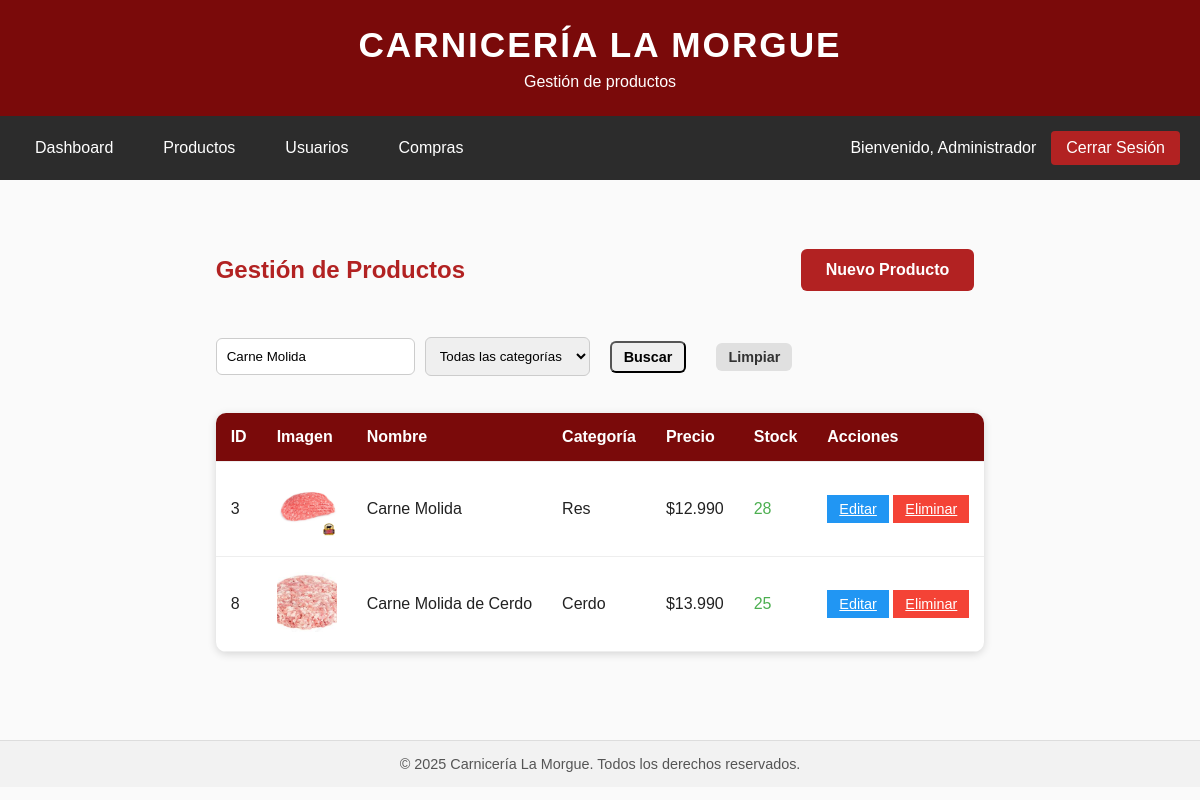
Screenshot of /admin/productos.php?buscar=Carne Molida (signed in) with the database file from the repository.
### tables this page shows
CREATE TABLE `productos` (
  `id` int(11) NOT NULL,
  `nombre` varchar(100) NOT NULL,
  `descripcion` text DEFAULT NULL,
  `precio` decimal(10,2) NOT NULL,
  `categoria` varchar(50) DEFAULT NULL,
  `stock` int(11) NOT NULL CHECK (`stock` >= 0),
  `imagen` varchar(255) DEFAULT NULL
);

### includes/funciones.php (called while the page is built, shortened)
<?php
function formatearPrecio($precio)
{
    return "$" . number_format($precio, 0, ',', '.');
}

### admin/productos.php (the view, shortened to what this page needs)
<?php
require_once "../includes/funciones.php";
$busqueda = isset($_GET['buscar']) ? trim($_GET['buscar']) : '';
$query = "SELECT * FROM productos WHERE 1=1";
$params = [];
$types = "";
if ($busqueda !== '') {
    $query .= " AND (nombre LIKE ? OR descripcion LIKE ?)";
    $busqueda_param = "%$busqueda%";
    $params[] = $busqueda_param;
    $params[] = $busqueda_param;
    $types .= "ss";
}
$query .= " ORDER BY id ASC";
$stmt = $conn->prepare($query);
if (!empty($params)) {
    $stmt->bind_param($types, ...$params);
}
$stmt->execute();
$result = $stmt->get_result();
$productos = [];
while ($row = $result->fetch_assoc()) {
    $productos[] = $row;
}
include "../includes/header.php";
include "../includes/navbar_admin.php";
?>
<main class="admin-main">
    <div class="container">
        <div class="page-header">
            <h2>Gestión de Productos</h2>
            <a href="producto_nuevo.php" class="btn btn-primary">Nuevo Producto</a>
        </div>
        <div class="filters">
            <form method="GET" action="" class="filter-form">
                <input type="text" name="buscar" placeholder="Buscar producto..." value="<?php echo htmlspecialchars($busqueda); ?>">
                <select name="categoria">
                    <option value="">Todas las categorías</option>
                </select>
                <button type="submit" class="btn btn-small">Buscar</button>
                <a href="productos.php" class="btn btn-small btn-secondary">Limpiar</a>
            </form>
        </div>
        <?php if (empty($productos)): ?>
            <p>No se encontraron productos.</p>
        <?php else: ?>
            <table class="data-table">
                <thead>
                    <tr>
                        <th>ID</th>
                        <th>Imagen</th>
                        <th>Nombre</th>
                        <th>Categoría</th>
                        <th>Precio</th>
                        <th>Stock</th>
                        <th>Acciones</th>
                    </tr>
                </thead>
                <tbody>
                    <?php foreach ($productos as $producto): ?>
                        <tr class="<?php echo $producto['stock'] < 10 ? 'low-stock' : ''; ?>">
                            <td><?php echo $producto['id']; ?></td>
                            <td>
                                <?php if ($producto['imagen']): ?>
                                    <img src="../uploads/productos/<?php echo htmlspecialchars($producto['imagen']); ?>"
                                         alt="<?php echo htmlspecialchars($producto['nombre']); ?>"
                                         class="product-thumb">
                                <?php else: ?>
                                    <span class="no-image">Sin imagen</span>
                                <?php endif; ?>
                            </td>
                            <td><?php echo htmlspecialchars($producto['nombre']); ?></td>
                            <td><?php echo htmlspecialchars($producto['categoria'] ?? 'Sin categoría'); ?></td>
                            <td><?php echo formatearPrecio($producto['precio']); ?></td>
                            <td>
                                <span class="<?php echo $producto['stock'] < 10 ? 'stock-low' : 'stock-ok'; ?>">
                                    <?php echo $producto['stock']; ?>
                                </span>
                            </td>
                            <td>
                                <a href="producto_editar.php?id=<?php echo $producto['id']; ?>" class="btn-small btn-edit">Editar</a>
                                <a href="producto_eliminar.php?id=<?php echo $producto['id']; ?>"
                                   class="btn-small btn-delete"
                                   onclick="return confirm('¿Está seguro de eliminar este producto?');">Eliminar</a>
                            </td>
                        </tr>
                    <?php endforeach; ?>
                </tbody>
            </table>
        <?php endif; ?>
    </div>
</main>
<?php include "../includes/footer.php"; ?>

### assets/css/estilos.css (style rules this page uses)
* { margin: 0; padding: 0; box-sizing: border-box; }
body { font-family: Arial, Helvetica, sans-serif; background-color: #fafafa; color: #222; }
main { display: flex; justify-content: center; align-items: center; padding: 40px 20px; min-height: 70vh; }
.btn { display: inline-block; padding: 12px 25px; margin: 10px; text-decoration: none; font-weight: bold; border-radius: 6px; transition: 0.3s ease; }
.filters { margin-bottom: 30px; }
.filter-form { display: flex; gap: 10px; flex-wrap: wrap; align-items: center; }
.filter-form input, .filter-form select { padding: 10px; border: 1px solid #ccc; border-radius: 6px; }
.btn-primary { background-color: #b22222; color: white; border: none; padding: 12px 25px; border-radius: 6px; text-decoration: none; display: inline-block; cursor: pointer; transition: background-color 0.3s; }
.btn-secondary { background-color: #e0e0e0; color: #333; border: none; padding: 12px 25px; border-radius: 6px; text-decoration: none; display: inline-block; cursor: pointer; transition: background-color 0.3s; }
.btn-small { padding: 6px 12px; font-size: 0.9em; }
.btn-edit { background-color: #2196F3; color: white; }
.btn-delete { background-color: #f44336; color: white; }

### assets/css/admin.css (style rules this page uses)
.admin-main { padding: 40px 20px; min-height: 70vh; }
.admin-main .container { max-width: 1400px; margin: 0 auto; }
.admin-main h2 { margin-bottom: 30px; color: #b22222; }
.page-header { display: flex; justify-content: space-between; align-items: center; margin-bottom: 30px; }
.page-header h2, .page-header h3 { margin: 0; }
.data-table { width: 100%; background-color: white; border-collapse: collapse; border-radius: 10px; overflow: hidden; box-shadow: 0 2px 8px rgba(0, 0, 0, 0.15); margin-bottom: 30px; }
.data-table th, .data-table td { padding: 15px; text-align: left; border-bottom: 1px solid #eee; }
.data-table th { background-color: #7a0a0a; color: white; font-weight: bold; }
.product-thumb { width: 60px; height: 60px; object-fit: cover; border-radius: 4px; }
.stock-ok { color: #4caf50; }

### rows the page displays
productos: id "3", imagen (picture), nombre "Carne Molida", categoria "Res", precio "$12.990", stock "28"
productos: id "8", imagen (picture), nombre "Carne Molida de Cerdo", categoria "Cerdo", precio "$13.990", stock "25"

### other values shown
$subtitulo "Gestión de productos"
$_SESSION['nombre'] "Administrador"
